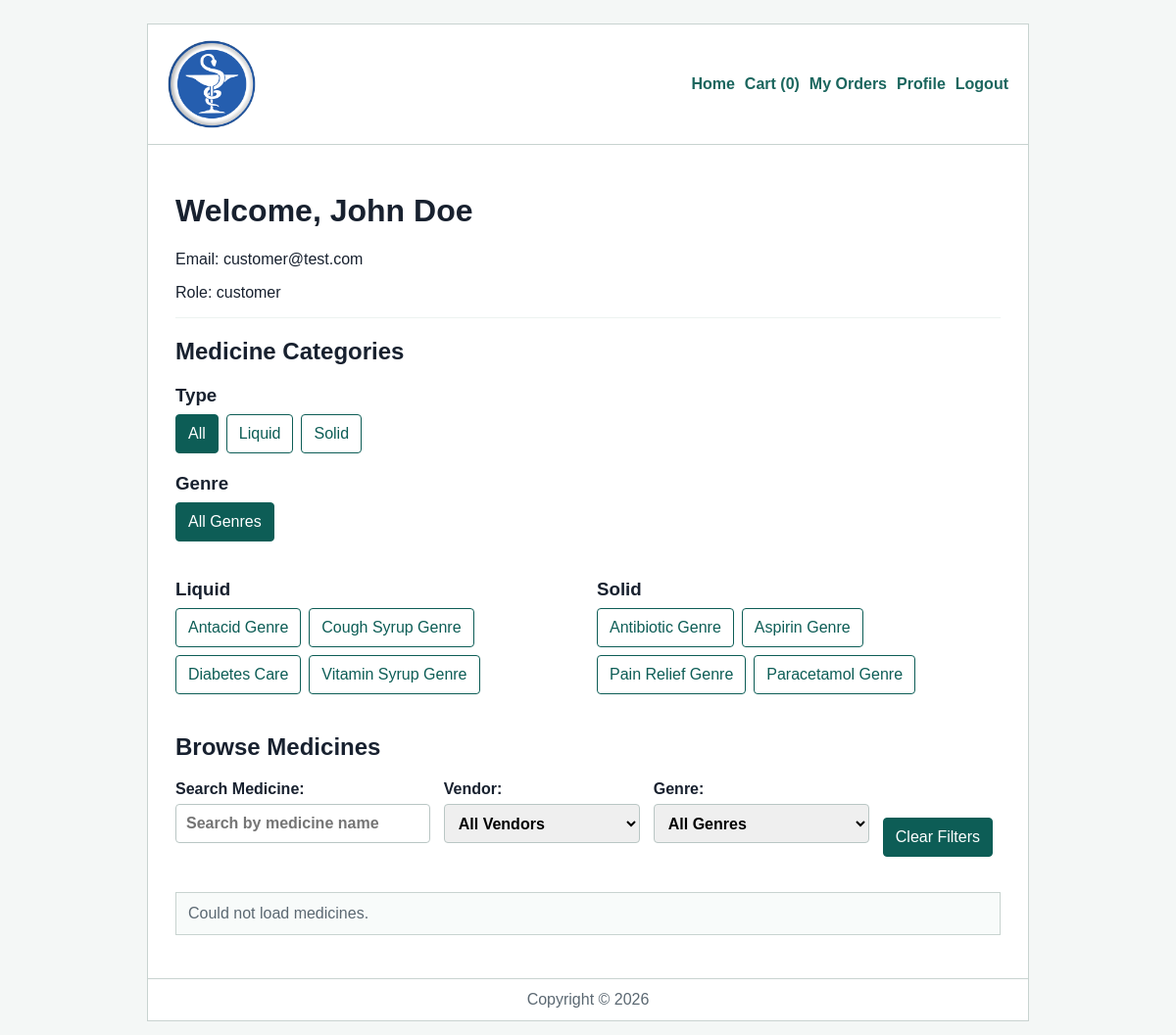
/view/home.php (signed in), run on the app's committed database.
### tables this page shows
CREATE TABLE `categories` (
  `id` int(11) NOT NULL,
  `name` varchar(100) NOT NULL,
  `category_type` enum('liquid','solid') NOT NULL,
  `created_at` timestamp NOT NULL DEFAULT current_timestamp()
);

### model/cartModel.php (called while the page is built, shortened)
<?php
function getCartCount($userId) {
    $conn = getConnection();
    $sql = "SELECT SUM(quantity) AS total FROM cart WHERE user_id = ?";
    $stmt = mysqli_prepare($conn, $sql);
    mysqli_stmt_bind_param($stmt, "i", $userId);
    mysqli_stmt_execute($stmt);
    $result = mysqli_stmt_get_result($stmt);
    $row = mysqli_fetch_assoc($result);
    return (int)($row['total'] ?? 0);
}
?>

### model/medicineModel.php (called while the page is built, shortened)
<?php
require_once __DIR__ . "/db.php";
function getAllCategories(): array
{
    global $con;
    $sql = "SELECT id, name, category_type FROM categories ORDER BY category_type, name";
    $result = mysqli_query($con, $sql);
    $categories = [];
    while ($row = mysqli_fetch_assoc($result)) {
        $categories[] = $row;
    }
    return $categories;
}
?>

### view/home.php (the view, shortened to what this page needs)
<?php
require_once __DIR__ . "/../model/medicineModel.php";
require_once __DIR__ . "/../model/cartModel.php";
$categories = getAllCategories();
$cartCount = getCartCount((int)$_SESSION["user_id"]);
$liquidCategories = [];
$solidCategories = [];
foreach ($categories as $category) {
    if ($category["category_type"] === "liquid") {
        $liquidCategories[] = $category;
    } else {
        $solidCategories[] = $category;
    }
}
?>
<!DOCTYPE html>
<html lang="en">
<head>
    <link rel="stylesheet" href="../asset/css/style1.css">
</head>
<body>
    <div class="container">
        <div class="header">
            <img class="logo" src="../asset/logo.png" alt="Online Medicine Shop">
            <div class="nav">
                <a href="home.php">Home</a>
                <a href="cart.php" id="cartLink">Cart (<?= htmlspecialchars((string)$cartCount) ?>)</a>
                <a href="my_orders.php">My Orders</a>
                <a href="profile.php">Profile</a>
                <a href="../controller/logout.php">Logout</a>
            </div>
        </div>
        <div class="content">
            <h1>Welcome, <?= htmlspecialchars($_SESSION["name"]) ?></h1>
            <p>Email: <?= htmlspecialchars($_SESSION["email"]) ?></p>
            <p>Role: <?= htmlspecialchars($_SESSION["role"]) ?></p>
            <hr>
            <h2>Medicine Categories</h2>
            <div class="filter-section">
                <h3>Type</h3>
                <div class="button-list">
                    <button type="button" class="type-btn active-filter" data-type="">All</button>
                    <button type="button" class="type-btn" data-type="liquid">Liquid</button>
                    <button type="button" class="type-btn" data-type="solid">Solid</button>
                </div>
            </div>
            <div class="filter-section">
                <h3>Genre</h3>
                <div class="button-list">
                    <button type="button" class="category-btn active-filter" data-category="">All Genres</button>
                </div>
            </div>
            <div class="category-area">
                <div class="category-box">
                    <h3>Liquid</h3>
                    <div class="button-list">
                        <?php foreach ($liquidCategories as $category): ?>
                            <button type="button" class="category-btn" data-category="<?= htmlspecialchars($category["id"]) ?>">
                                <?= htmlspecialchars($category["name"]) ?>
                            </button>
                        <?php endforeach; ?>
                    </div>
                </div>
                <div class="category-box">
                    <h3>Solid</h3>
                    <div class="button-list">
                        <?php foreach ($solidCategories as $category): ?>
                            <button type="button" class="category-btn" data-category="<?= htmlspecialchars($category["id"]) ?>">
                                <?= htmlspecialchars($category["name"]) ?>
                            </button>
                        <?php endforeach; ?>
                    </div>
                </div>
            </div>
            <h2>Browse Medicines</h2>
            <div class="search-area">
                <label>
                    Search Medicine:
                    <input type="text" id="searchText" placeholder="Search by medicine name">
                </label>
                <label>
                    Vendor:
                    <select id="vendorFilter">
                        <option value="">All Vendors</option>
                    </select>
                </label>
                <label>
                    Genre:
                    <select id="genreFilter">
                        <option value="">All Genres</option>
                    </select>
                </label>
                <button type="button" id="clearFilters">Clear Filters</button>
            </div>
            <div id="medicineList" class="medicine-grid">
            </div>
        </div>
        <div class="footer">
            Copyright &copy; <?= date('Y') ?>
        </div>
    </div>
</body>
</html>

### asset/css/style1.css (style rules this page uses)
* { box-sizing: border-box; }
body { margin: 0; font-family: Arial, Helvetica, sans-serif; color: #18212f; background: #f4f7f6; }
.container { width: min(900px, calc(100% - 24px)); margin: 24px auto; border: 1px solid #c8d3d0; background: #ffffff; }
.header { display: flex; align-items: center; justify-content: space-between; gap: 20px; padding: 16px 20px; border-bottom: 1px solid #c8d3d0; }
.logo { width: 90px; height: 90px; object-fit: contain; }
.nav { display: flex; flex-wrap: wrap; gap: 10px; }
.nav a { color: #1b665e; font-weight: 700; text-decoration: none; }
.content { padding: 28px; border-bottom: 1px solid #c8d3d0; }
.footer { padding: 12px; text-align: center; color: #5b6872; }
label { display: grid; gap: 6px; margin-bottom: 14px; font-weight: 700; }
input, select { width: 100%; min-height: 40px; border: 1px solid #b9c6c4; border-radius: 4px; padding: 8px 10px; font: inherit; }
input[type="submit"], input[type="reset"], button { width: auto; min-width: 110px; margin-right: 8px; cursor: pointer; border-color: #0d5d56; color: #ffffff; background: #0d5d56; }
button { min-height: 40px; border: 1px solid #0d5d56; border-radius: 4px; padding: 8px 12px; font: inherit; }
hr { border: 0; border-top: 1px solid #edf2f0; margin: 10px 0 14px; }
.filter-section, .category-box, .search-area { margin-bottom: 20px; }
.filter-section h3, .category-box h3 { margin-bottom: 8px; }
.category-area { display: grid; grid-template-columns: repeat(2, minmax(0, 1fr)); gap: 18px; }
.button-list { display: flex; flex-wrap: wrap; gap: 8px; }
.button-list button { min-width: auto; margin-right: 0; color: #0d5d56; background: #ffffff; }
.button-list .active-filter { color: #ffffff; background: #0d5d56; }
.search-area { display: grid; grid-template-columns: 1fr 200px 220px auto; gap: 14px; align-items: end; }
.medicine-grid { display: grid; grid-template-columns: repeat(3, minmax(0, 1fr)); gap: 14px; }

### data on the page
categories: name "Antacid Genre"
categories: name "Cough Syrup Genre"
categories: name "Diabetes Care"
categories: name "Vitamin Syrup Genre"
categories: name "Antibiotic Genre"
categories: name "Aspirin Genre"
categories: name "Pain Relief Genre"
categories: name "Paracetamol Genre"

### other printed values
$cartCount "0"
$_SESSION["name"] "John Doe"
$_SESSION["email"] "customer@test.com"
$_SESSION["role"] "customer"
